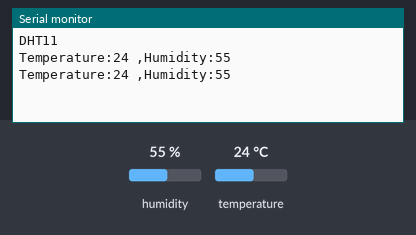
The sketch below on a simulated Arduino Uno, built with avr-gcc and run on an emulated ATmega328P. On the bench: the last lines printed to the serial monitor. Inputs (shaded band) come from the test bench; at power-on: humidity 55 %, temperature 24 °C.

Above: at 2.3 s.
2.4 s: humidity set to 22 %
At 4.3 s:
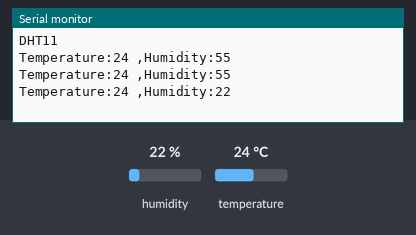
4.5 s: temperature set to 12 °C
At 5.8 s:
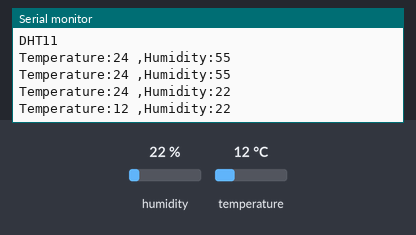
6.6 s: humidity set to 40 %
At 7.8 s:
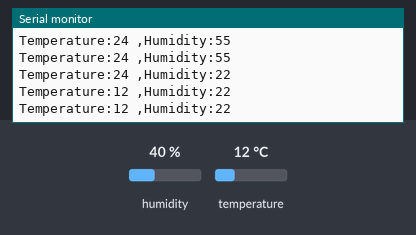
Timing chart, 0 to 9.6 s (numbered marks = the images above; inputs shaded):
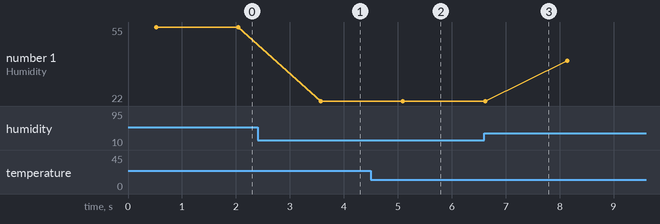

The sketch:

dht11.ino
```cpp
#include <DHT11.h>

DHT11 dht11(3);

void setup()
{
  Serial.begin(9600);
  Serial.println("DHT11");
}
void loop()
{
  int temperature, humidity;

  int result = dht11.readTemperatureHumidity(temperature, humidity);

  if (result == 0) {
    Serial.print("Temperature:");
    Serial.print(temperature);
    Serial.print(" ,Humidity:");
    Serial.println(humidity);
  } else {
    Serial.println(DHT11::getErrorString(result));
  }
  delay(1000);                                  //opóźnienie między kolejnymi odczytami - 1 s
} 
```

Measured:
- after the input at 2.4 s, the serial monitor: prints a new line after 1.2 s (image 1)
- after the input at 4.5 s, the serial monitor: prints a new line after 0.59 s (image 2)
- plotted number 1: 55 → 22 after the input at 2.4 s, 22 → 40 after the input at 6.6 s
